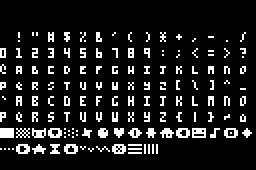
#> input picture pico8_font.png, 128 x 85 px (shown 2 times larger)
$ python nokiaimage.py pico8_font.png pico8_font.png pico8_font.png
#> lines starting #> are read from the running program, lines starting #| are printed output that depends on the picture; after the words box and inside, x2 and y2 are one past the last pixel; in counts of white or black regions, pixels touching at a corner belong together
#> further down, im1 is the input picture: PIL image 128x85 RGB; 11.3% white in thin lines or dots, all inside (x1, y1, x2, y2) = (0, 16, 126, 77)
#%%

from PIL import Image
import numpy as np


# %%
name_im1 = "pico8_font.png"
name_im2 = "pico8_fontnew.png"


# %%
target_rgb_dark = (67,82,61)
target_rgb_light = (199,240,216)

def recolor_image(im, target):
#> called with target = (67, 82, 61)
    im.putalpha(1)
    array_im = np.array(im)
    array_im[:,:,3] = array_im[:,:,2]
    for _, cc in enumerate(target):
        array_im[:,:,_] = array_im[:,:,_]*(1/255)*cc
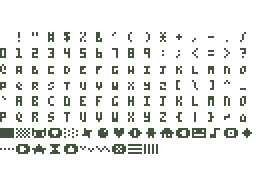
#> array_im: shape (85, 128, 4) (shown 2 times larger); mean R, G, B, A 7.6, 9.3, 6.9, 28.9; transparent parts drawn white
    im_new = Image.fromarray(array_im)
    return im_new


# %%
if __name__ == "__main__":
    import sys

    name_im1 = sys.argv[1]
    name_im2 = sys.argv[2]
    if sys.argv[3] == "light":
        targ = target_rgb_light
    else:
        targ = target_rgb_dark

    im1 = Image.open(name_im1)

    im2 = recolor_image(im1, targ)

    im2.save(name_im2)
